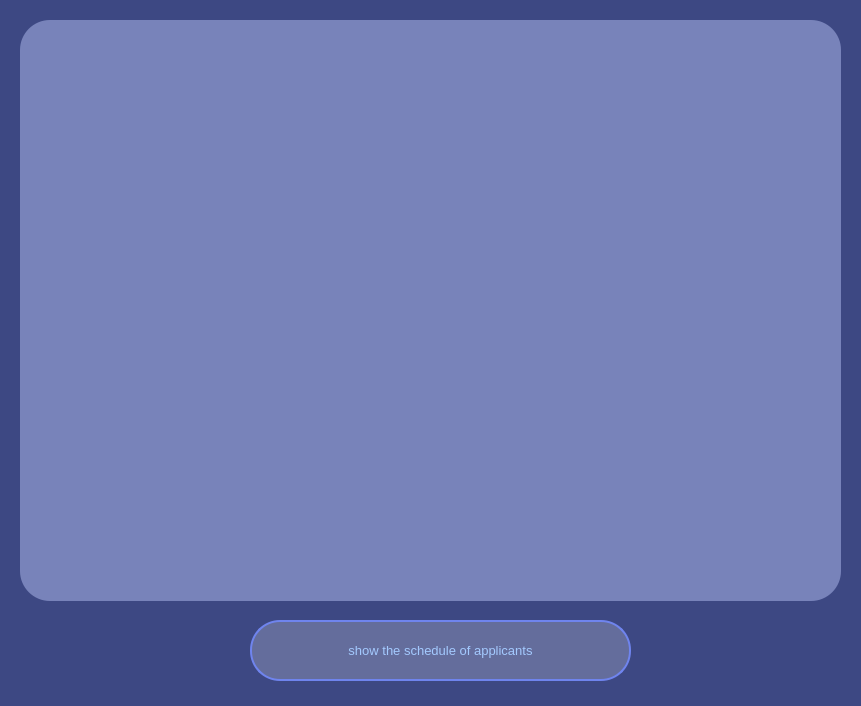
<?xml version="1.0" encoding="UTF-8"?>
<ui version="4.0">
 <class>Dialog</class>
 <widget class="QDialog" name="Dialog">
  <property name="geometry">
   <rect>
    <x>0</x>
    <y>0</y>
    <width>861</width>
    <height>706</height>
   </rect>
  </property>
  <property name="windowTitle">
   <string>Dialog</string>
  </property>
  <property name="styleSheet">
   <string notr="true">color: rgb(163, 201, 254);
background-color: rgb(61, 72, 131);
border-radius: 30px</string>
  </property>
  <widget class="QPushButton" name="pushButto_show_button">
   <property name="geometry">
    <rect>
     <x>250</x>
     <y>620</y>
     <width>381</width>
     <height>61</height>
    </rect>
   </property>
   <property name="font">
    <font>
     <family>MS Shell Dlg 2</family>
     <pointsize>10</pointsize>
     <weight>50</weight>
     <italic>false</italic>
     <bold>false</bold>
    </font>
   </property>
   <property name="styleSheet">
    <string notr="true">color: rgb(163, 201, 254);
font: 10pt &quot;MS Shell Dlg 2&quot;;
background-color: rgb(100, 109, 156);
border-radius: 30px;
border: 2px solid rgb(111, 132, 238);</string>
   </property>
   <property name="text">
    <string>show the schedule of applicants</string>
   </property>
  </widget>
  <widget class="QTableWidget" name="table_of_condidates">
   <property name="geometry">
    <rect>
     <x>20</x>
     <y>20</y>
     <width>821</width>
     <height>581</height>
    </rect>
   </property>
   <property name="font">
    <font>
     <pointsize>12</pointsize>
    </font>
   </property>
   <property name="styleSheet">
    <string notr="true">color: rgb(0, 0, 0);
background-color: rgb(120, 131, 186);</string>
   </property>
  </widget>
 </widget>
 <resources/>
 <connections/>
</ui>
